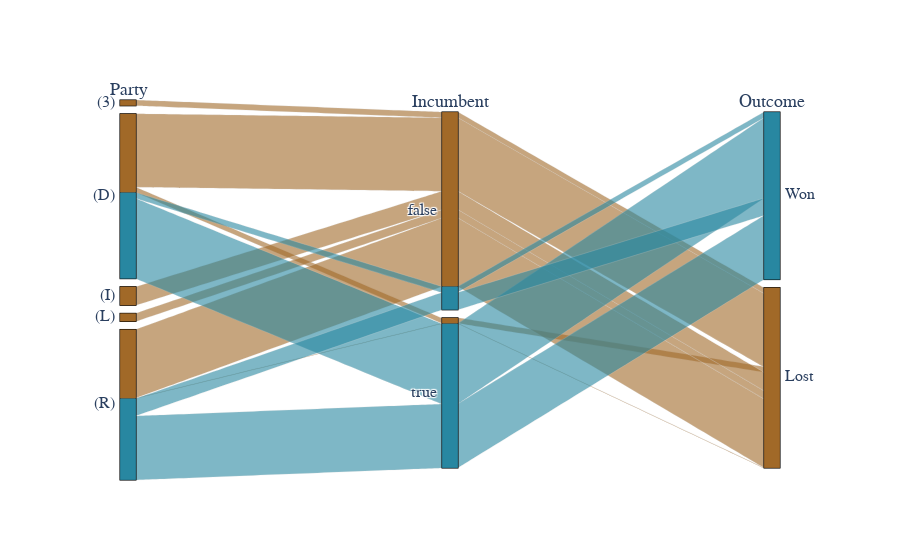

The notebook cell this image was saved under:
### Markdown cell above
# <center> Blue Barrcudas: Webscraping OpenSecrets</center>   


<img src="download.jfif" style="display:block; margin:auto">

# <center>Christopher Harrelson, Neda Taherkhani, Jessica Ra</center>

### Code cell
all_districts = pd.read_csv("Write_Data_Here_all_districts.csv")
all_districts.Winner = pd.get_dummies(all_districts.Winner, drop_first = True)

party_dim = go.parcats.Dimension(
    values = all_districts.Party,
    categoryorder = 'category ascending', 
    label = 'Party'
)

incum_dim = go.parcats.Dimension(values = all_districts.Incumbent, 
                                 label = 'Incumbent')

winner_dim = go.parcats.Dimension(values = all_districts.Winner, 
                                  label = 'Outcome',
                                  categoryarray = [1, 0],
                                  ticktext = ['Won', 'Lost']
)

# Create parcats trace
color = all_districts.Winner
colorscale = 'Earth'
fig = go.Figure(data = [go.Parcats(dimensions = [party_dim, incum_dim, winner_dim],
                                   line = {'color': color, 
                                           'colorscale': colorscale},
                                   hoveron = 'color', 
                                   hoverinfo = 'count+probability',
                                   labelfont = {'size': 18, 'family': 'Times'},
                                   tickfont = {'size': 16, 'family': 'Times'},
                                   arrangement = 'freeform')])
fig.show()

### Figure 1 — Plotly figure (JSON) as saved in the notebook; plotly's stock layout.template omitted (floating-point values rounded to 4 significant figures; data arrays with more than 128 entries replaced by an {"elided": "..."} marker saying what was removed)
{"data": [{"arrangement": "freeform", "dimensions": [{"categoryorder": "category ascending", "label": "Party", "values": {"elided": "897 str values"}}, {"label": "Incumbent", "values": {"elided": "897 bool values"}}, {"categoryarray": [1, 0], "label": "Outcome", "ticktext": ["Won", "Lost"], "values": {"elided": "897 int values"}}], "hoverinfo": "count+probability", "hoveron": "color", "labelfont": {"family": "Times", "size": 18}, "line": {"color": {"elided": "897 int values"}, "colorscale": [[0, "rgb(161, 105, 40)"], [0.1667, "rgb(189, 146, 90)"], [0.3333, "rgb(214, 189, 141)"], [0.5, "rgb(237, 234, 194)"], [0.6667, "rgb(181, 200, 184)"], [0.8333, "rgb(121, 167, 172)"], [1, "rgb(40, 135, 161)"]]}, "tickfont": {"family": "Times", "size": 16}, "type": "parcats"}], "layout": {}}
